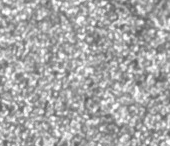
#> input picture enhanced_debug/06_resolution_adaptive_original.png, 170 x 146 px
$ python -i speckle_analysis.py   (imports and definitions only)
#> lines starting #> are read from the running program, lines starting #| are printed output that depends on the picture; after the words box and inside, x2 and y2 are one past the last pixel; in counts of white or black regions, pixels touching at a corner belong together
#> further down, picture is the input picture: shape (146, 170, 3); min 85, max 255, mean 167.8
"""
Speckle pattern analysis module for DIC image quality assessment.

This module analyzes speckle pattern morphology including size, distribution,
and density characteristics. It evaluates pattern isotropy, size uniformity,
and spatial distribution to determine optimal subset sizes for DIC correlation
and assess overall pattern quality for measurement applications.

Usage:
    from analysis.speckle_analysis import SpeckleAnalyzer

    analyzer = SpeckleAnalyzer()
    results = analyzer.analyze(image_data)
"""

import cv2
import numpy as np
from typing import Dict, Any, Tuple
import logging

logger = logging.getLogger(__name__)


class SpeckleAnalyzer:
    """
    Analyzes speckle pattern characteristics for DIC quality assessment.

    Speckle morphology is critical for DIC correlation. This module analyzes
    speckle size distribution, density, and uniformity to determine pattern
    suitability for DIC measurements.
    """

    def __init__(self):
        self.min_speckle_area = 4  # Minimum pixels for valid speckle
        self.max_speckle_ratio = 0.05  # Maximum speckle size as fraction of image

    def analyze(self, image: np.ndarray) -> Dict[str, Any]:
        """
        Perform complete speckle pattern analysis.

        Args:
            image: Input image (grayscale)

        Returns:
            Dictionary containing speckle metrics
        """
        if len(image.shape) == 3:
            gray = cv2.cvtColor(image, cv2.COLOR_RGB2GRAY)
        else:
            gray = image.copy()

        if gray.size == 0:
            return self._empty_result()

        try:
            # Binary segmentation for speckle identification
            binary_image = self._create_binary_segmentation(gray)

            # Connected component analysis
            speckle_data = self._analyze_connected_components(binary_image, gray.shape)

            # Size distribution analysis
            size_metrics = self._analyze_size_distribution(speckle_data, gray.shape)

            # Density analysis
            density_metrics = self._analyze_speckle_density(speckle_data, gray.shape)

            # Uniformity analysis
            uniformity_metrics = self._analyze_spatial_uniformity(speckle_data, gray.shape)

            # Quality scoring
            quality_scores = self._calculate_quality_scores(
                size_metrics, density_metrics, uniformity_metrics, gray.shape
            )

            # Combine all results
            result = {
                **speckle_data,
                **size_metrics,
                **density_metrics,
                **uniformity_metrics,
                **quality_scores
            }

            return result

        except Exception as e:
            logger.error(f"Error in speckle analysis: {e}")
            return self._empty_result()

    def _create_binary_segmentation(self, gray: np.ndarray) -> np.ndarray:
        """Create binary segmentation for speckle identification."""
        # Use adaptive thresholding for robust segmentation
        h, w = gray.shape
        block_size = max(3, min(15, min(h, w) // 10))
        if block_size % 2 == 0:
            block_size += 1

        binary = cv2.adaptiveThreshold(
            gray, 255, cv2.ADAPTIVE_THRESH_GAUSSIAN_C,
            cv2.THRESH_BINARY, block_size, 2
        )

        # Clean up binary image with morphological operations
        kernel = cv2.getStructuringElement(cv2.MORPH_ELLIPSE, (3, 3))
        binary = cv2.morphologyEx(binary, cv2.MORPH_OPEN, kernel)
        binary = cv2.morphologyEx(binary, cv2.MORPH_CLOSE, kernel)

        return binary

    def _analyze_connected_components(self, binary: np.ndarray, image_shape: Tuple[int, int]) -> Dict[str, Any]:
        """Analyze connected main_components to identify speckles."""
        num_labels, labels, stats, centroids = cv2.connectedComponentsWithStats(
            binary, connectivity=8
        )

        if num_labels < 2:  # Only background
            return {
                'total_speckles': 0,
                'speckle_areas': np.array([]),
                'speckle_centroids': np.array([]),
                'speckle_bboxes': np.array([])
            }

        # Extract speckle properties (skip background at index 0)
        areas = stats[1:, cv2.CC_STAT_AREA]
        centroids_data = centroids[1:]
        bboxes = stats[1:, :4]  # x, y, width, height

        # Filter speckles by size
        h, w = image_shape
        max_area = int(h * w * self.max_speckle_ratio)

        valid_mask = (areas >= self.min_speckle_area) & (areas <= max_area)

        valid_areas = areas[valid_mask]
        valid_centroids = centroids_data[valid_mask]
        valid_bboxes = bboxes[valid_mask]

        return {
            'total_speckles': len(valid_areas),
            'speckle_areas': valid_areas,
            'speckle_centroids': valid_centroids,
            'speckle_bboxes': valid_bboxes
        }

    def _analyze_size_distribution(self, speckle_data: Dict, image_shape: Tuple[int, int]) -> Dict[str, float]:
        """Analyze speckle size distribution."""
        areas = speckle_data['speckle_areas']

        if len(areas) == 0:
            return {
                'mean_area': 0.0,
                'std_area': 0.0,
                'median_area': 0.0,
                'mean_diameter': 0.0,
                'diameter_cv': 0.0,
                'size_uniformity': 0.0
            }

        # Calculate size statistics
        mean_area = float(np.mean(areas))
        std_area = float(np.std(areas))
        median_area = float(np.median(areas))

        # Convert to equivalent diameters
        diameters = 2 * np.sqrt(areas / np.pi)
        mean_diameter = float(np.mean(diameters))
        diameter_cv = float(np.std(diameters) / (np.mean(diameters) + 1e-6))

        # Size uniformity (lower CV = more uniform)
        size_uniformity = float(1.0 / (1.0 + diameter_cv))

        return {
            'mean_area': mean_area,
            'std_area': std_area,
            'median_area': median_area,
            'mean_diameter': mean_diameter,
            'diameter_cv': diameter_cv,
            'size_uniformity': size_uniformity
        }

    def _analyze_speckle_density(self, speckle_data: Dict, image_shape: Tuple[int, int]) -> Dict[str, float]:
        """Analyze speckle density characteristics."""
        h, w = image_shape
        total_area = h * w
        areas = speckle_data['speckle_areas']

        if len(areas) == 0:
            return {
                'speckle_density': 0.0,
                'coverage_ratio': 0.0,
                'density_score': 0.0
            }

        # Speckle density (speckles per unit area)
        speckle_density = float(len(areas) / total_area * 1e6)  # per million pixels

        # Coverage ratio (fraction of image covered by speckles)
        coverage_ratio = float(np.sum(areas) / total_area)

        # Density score (optimal range: 50-200 speckles per million pixels)
        if 50 <= speckle_density <= 200:
            density_score = 1.0
        elif 20 <= speckle_density <= 400:
            density_score = 0.8
        elif 10 <= speckle_density <= 600:
            density_score = 0.6
        else:
            density_score = 0.3

        return {
            'speckle_density': speckle_density,
            'coverage_ratio': coverage_ratio,
            'density_score': float(density_score)
        }

    def _analyze_spatial_uniformity(self, speckle_data: Dict, image_shape: Tuple[int, int]) -> Dict[str, float]:
        """Analyze spatial distribution uniformity of speckles."""
        centroids = speckle_data['speckle_centroids']

        if len(centroids) < 4:
            return {
                'spatial_uniformity': 0.0,
                'clustering_coefficient': 1.0,
                'distribution_entropy': 0.0
            }

        h, w = image_shape

        # Grid-based uniformity analysis
        grid_size = 4  # 4x4 grid
        grid_h, grid_w = h // grid_size, w // grid_size

        grid_counts = np.zeros((grid_size, grid_size))

        for x, y in centroids:
            grid_x = min(int(x // grid_w), grid_size - 1)
            grid_y = min(int(y // grid_h), grid_size - 1)
            grid_counts[grid_y, grid_x] += 1

        # Calculate distribution entropy
        total_speckles = len(centroids)
        if total_speckles > 0:
            probabilities = grid_counts.flatten() / total_speckles
            probabilities = probabilities[probabilities > 0]
            distribution_entropy = float(-np.sum(probabilities * np.log2(probabilities)))
        else:
            distribution_entropy = 0.0

        # Spatial uniformity (normalized entropy)
        max_entropy = np.log2(grid_size * grid_size)
        spatial_uniformity = float(distribution_entropy / max_entropy) if max_entropy > 0 else 0.0

        # Clustering coefficient (measure of local clustering)
        clustering_coefficient = self._calculate_clustering_coefficient(centroids)

        return {
            'spatial_uniformity': spatial_uniformity,
            'clustering_coefficient': float(clustering_coefficient),
            'distribution_entropy': distribution_entropy
        }

    def _calculate_clustering_coefficient(self, centroids: np.ndarray) -> float:
        """Calculate clustering coefficient for speckle distribution."""
        if len(centroids) < 3:
            return 0.0

        # Calculate average nearest neighbor distance
        distances = []
        for i, point in enumerate(centroids):
            other_points = np.delete(centroids, i, axis=0)
            dists = np.sqrt(np.sum((other_points - point) ** 2, axis=1))
            distances.append(np.min(dists))

        avg_nn_distance = np.mean(distances)

        # Compare to expected distance for random distribution
        area_per_point = (centroids[:, 0].max() - centroids[:, 0].min()) * \
                         (centroids[:, 1].max() - centroids[:, 1].min()) / len(centroids)
        expected_distance = 0.5 * np.sqrt(area_per_point)

        # Clustering coefficient (1 = random, >1 = clustered, <1 = regular)
        clustering_coeff = avg_nn_distance / (expected_distance + 1e-6)

        return min(2.0, max(0.0, clustering_coeff))

    def _calculate_quality_scores(self, size_metrics: Dict, density_metrics: Dict,
                                  uniformity_metrics: Dict, image_shape: Tuple[int, int]) -> Dict[str, float]:
        """Calculate overall quality scores for speckle characteristics."""

        # Size quality (optimal diameter: 3-8 pixels)
        mean_diameter = size_metrics['mean_diameter']
        if 3 <= mean_diameter <= 8:
            size_quality = 1.0
        elif 2 <= mean_diameter <= 12:
            size_quality = 0.8
        elif 1 <= mean_diameter <= 15:
            size_quality = 0.6
        else:
            size_quality = 0.3

        # Size uniformity quality (lower CV is better)
        diameter_cv = size_metrics['diameter_cv']
        if diameter_cv < 0.5:
            uniformity_quality = 1.0
        elif diameter_cv < 0.8:
            uniformity_quality = 0.8
        elif diameter_cv < 1.2:
            uniformity_quality = 0.6
        else:
            uniformity_quality = 0.4

        # Density quality (from density analysis)
        density_quality = density_metrics['density_score']

        # Spatial distribution quality
        spatial_uniformity = uniformity_metrics['spatial_uniformity']
        clustering_coeff = uniformity_metrics['clustering_coefficient']

        # Optimal clustering coefficient: 0.8-1.2 (slightly irregular but not too clustered)
        if 0.8 <= clustering_coeff <= 1.2:
            spatial_quality = spatial_uniformity
        else:
            spatial_quality = spatial_uniformity * 0.7

        # Overall speckle quality (weighted combination)
        overall_quality = (
                size_quality * 0.3 +
                uniformity_quality * 0.25 +
                density_quality * 0.25 +
                spatial_quality * 0.2
        )

        return {
            'size_quality': float(size_quality),
            'uniformity_quality': float(uniformity_quality),
            'density_quality': float(density_quality),
            'spatial_quality': float(spatial_quality),
            'overall_speckle_quality': float(overall_quality)
        }

    def analyze_local_speckle_quality(self, image: np.ndarray, window_size: int = 64) -> np.ndarray:
        """
        Analyze speckle quality in local windows across the image.

        Args:
            image: Input image
            window_size: Size of analysis windows

        Returns:
            2D array of local speckle quality scores
        """
#> called with window_size = 64
        if len(image.shape) == 3:
            gray = cv2.cvtColor(image, cv2.COLOR_RGB2GRAY)
        else:
            gray = image.copy()

        h, w = gray.shape
#> h = 146; w = 170
        quality_map = np.zeros((h, w), dtype=np.float32)
        count_map = np.zeros((h, w), dtype=np.int32)

        step = max(1, window_size // 4)

        for y in range(0, h - window_size + 1, step):
            for x in range(0, w - window_size + 1, step):
                # Extract local window
                window = gray[y:y + window_size, x:x + window_size]

                # Analyze local speckle characteristics
                local_metrics = self.analyze(window)
                local_quality = local_metrics.get('overall_speckle_quality', 0.0)

                # Map back to image coordinates
                y_end = min(y + window_size, h)
                x_end = min(x + window_size, w)
                quality_map[y:y_end, x:x_end] += local_quality
                count_map[y:y_end, x:x_end] += 1
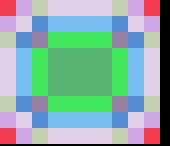
#> count_map: shape (146, 170) int32; 10 distinct labels, from 0 to 16; one colour per label, 0 black
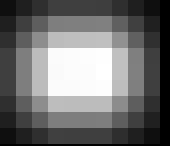
#> quality_map: shape (146, 170) float32; min 0, max 11.47, mean 4.93; drawn with min black and max white
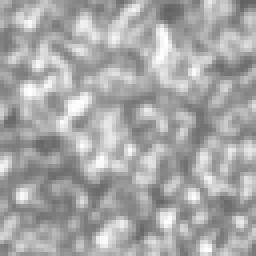
#> window: shape (64, 64) (shown 4 times larger); min 98, max 255, mean 167.3

        # Average overlapping regions
        mask = count_map > 0
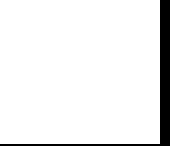
#> mask: shape (146, 170) bool; 92.8% white; 1 black region, box (x1, y1, x2, y2) and area: (0, 0, 170, 146) 1780
        quality_map[mask] /= count_map[mask]
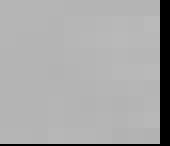
#> quality_map: shape (146, 170) float32; min 0, max 0.731, mean 0.661

        return quality_map

    # [63 lines left out: functions get_speckle_recommendations, _empty_result, not called in this run]

>>> import cv2
>>> picture = cv2.cvtColor(cv2.imread('../enhanced_debug/06_resolution_adaptive_original.png'), cv2.COLOR_BGR2RGB)
>>> result = SpeckleAnalyzer().analyze_local_speckle_quality(picture)

$ run again, on enhanced_debug/06a_image_analysis.png
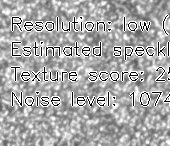
#> input picture enhanced_debug/06a_image_analysis.png, 170 x 146 px
#> picture is the input picture: shape (146, 170, 3); min 0, max 255, mean 169.1
#> after the loop in analyze_local_speckle_quality, `for y in range(0, h - window_size + 1, step):`:
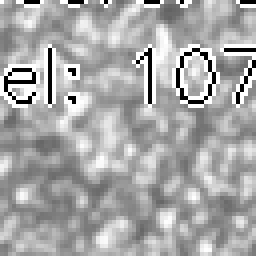
#> window: shape (64, 64) (shown 4 times larger); min 0, max 255, mean 168
#> mask: shape (146, 170) bool; 92.8% white; 1 black region, box (x1, y1, x2, y2) and area: (0, 0, 170, 146) 1780

$ run again, on enhanced_debug/11_speckles_by_size.png
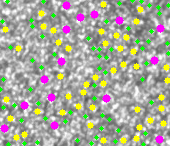
#> input picture enhanced_debug/11_speckles_by_size.png, 170 x 146 px
#> in analyze_local_speckle_quality, `gray = cv2.cvtColor(image, cv2.COLOR_RGB2GRAY)`:
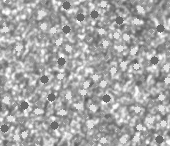
#> gray: shape (146, 170); min 85, max 255, mean 167
#> after the loop in analyze_local_speckle_quality, `for y in range(0, h - window_size + 1, step):`:
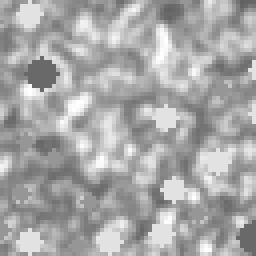
#> window: shape (64, 64) (shown 4 times larger); min 98, max 255, mean 167.5
#> mask: shape (146, 170) bool; 92.8% white; 1 black region, box (x1, y1, x2, y2) and area: (0, 0, 170, 146) 1780
